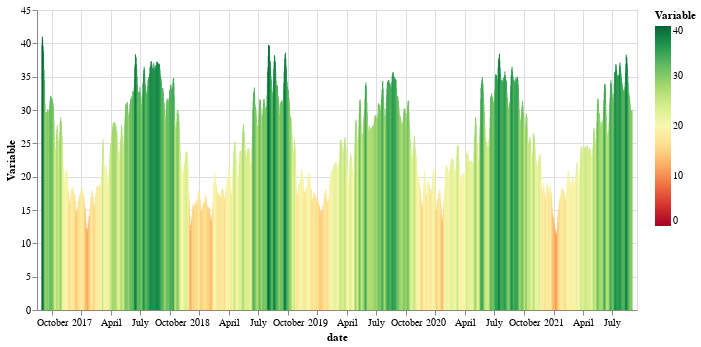

The notebook cell this image was saved under:
### Code cell
variable_meteo = 'TA_MAX'

# print time series
import altair as alt

data_meteo        = df_meteo_station.reset_index()
data_meteo_one    = data_meteo[['date',variable_meteo]].copy()
data_meteo_one    = data_meteo_one.rename(columns={
    variable_meteo: 'Variable',
})
data_co_fluxes.head(10)

alt.Chart(data_meteo_one).mark_bar(size=1).encode(
    x='date:T',
    y='Variable:Q',
    color=alt.Color(
        'Variable:Q', scale=alt.Scale(scheme='redyellowgreen', domain=(0, 40))),
    tooltip=[
        alt.Tooltip('date:T', title='Date'),
        alt.Tooltip('Variable:Q', title='Variable')
    ]).properties(width=600, height=300)

### Figure 1 — Vega-Lite specification as saved in the notebook (floating-point values rounded to 4 significant figures; data arrays with more than 128 entries replaced by an {"elided": "..."} marker saying what was removed)
{"config": {"view": {"continuousWidth": 400, "continuousHeight": 300}}, "data": {"name": "data-b26be3e92a492e8eb51e7247f1047935"}, "mark": {"type": "bar", "size": 1}, "encoding": {"color": {"type": "quantitative", "field": "Variable", "scale": {"domain": [0, 40], "scheme": "redyellowgreen"}}, "tooltip": [{"type": "temporal", "field": "date", "title": "Date"}, {"type": "quantitative", "field": "Variable", "title": "Variable"}], "x": {"type": "temporal", "field": "date"}, "y": {"type": "quantitative", "field": "Variable"}}, "height": 300, "width": 600, "$schema": "https://vega.github.io/schema/vega-lite/v4.8.1.json", "datasets": {"data-b26be3e92a492e8eb51e7247f1047935": {"elided": "1826 records"}}}
